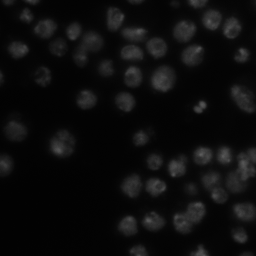
#> input picture data/0bf4b1.tif, 256 x 256 px
$ jupyter execute --allow-errors 02_cell_separation.ipynb
#> lines starting #> are read from the running program, lines starting #| are printed output that depends on the picture; after the words box and inside, x2 and y2 are one past the last pixel; in counts of white or black regions, pixels touching at a corner belong together
# Pixel classification using Random forest classifier
We basically classify if a pixel is part of a cell or not by training and using a random forest classifier

[cell 1]
from sklearn.ensemble import RandomForestClassifier
import matplotlib.pyplot as plt

from skimage.io import imread, imshow
import numpy as np
import napari

As example image, use the image set [BBBC038v1](https://bbbc.broadinstitute.org/bbbc/BBBC038), available from the Broad Bioimage Benchmark Collection [Caicedo et al., Nature Methods, 2019](https://doi.org/10.1038/s41592-019-0612-7).

[cell 2]
image = imread('data/0bf4b1.tif')
#> image is the input picture: shape (256, 256); min 1, max 92, mean 12.8

# show image
# viewer = napari.view_image(image)
plt.imshow(image)

For demonstrating how the algorithm works, we annotate two small regions on the left of the image with values 1 and 2 for background and foreground (objects).

[cell 3]
annotation = np.zeros(image.shape)
annotation[0:10,0:10] = 1
annotation[45:55,10:20] = 2

#imshow(annotation, vmin=0, vmax=2)
plt.imshow(annotation, vmin=0, vmax=2)
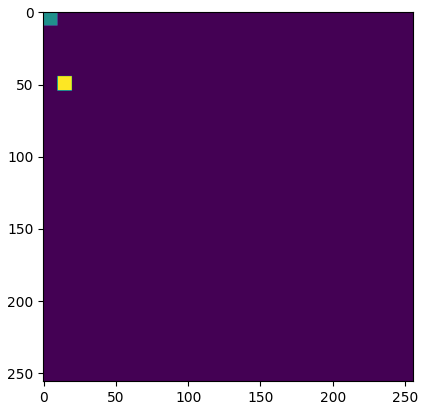
#> figure drawn by matplotlib, 1 panel

## Generating a feature stack
Pixel classifiers such as the random forest classifier takes multiple images as input. We typically call these images a feature stack because for every pixel exist now multiple values (features). In the following example we create a feature stack containing three features:
* The original pixel value
* The pixel value after a Gaussian blur
* The pixel value of the Gaussian blurred image processed through a Sobel operator.

Thus, we denoise the image and detect edges. All three images serve the pixel classifier to differentiate positive and negative pixels.

[cell 4]
from skimage import filters

def generate_feature_stack(image):
    # determine features
    blurred = filters.gaussian(image, sigma=2)
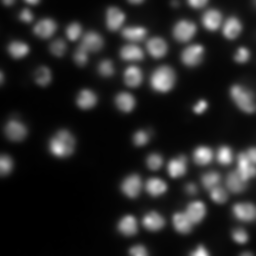
#> blurred: shape (256, 256) float64; min 0.00769, max 0.281, mean 0.05; drawn with min black and max white
    edges = filters.sobel(blurred)
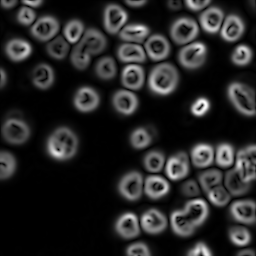
#> edges: shape (256, 256) float64; min 2.86e-08, max 0.0546, mean 0.00839; drawn with min black and max white

    # collect features in a stack
    # The ravel() function turns a nD image into a 1-D image.
    # We need to use it because scikit-learn expects values in a 1-D format here.
    feature_stack = [
        image.ravel(),
        blurred.ravel(),
        edges.ravel()
    ]

    # return stack as numpy-array
    return np.asarray(feature_stack)

feature_stack = generate_feature_stack(image)

# show feature images
import matplotlib.pyplot as plt
fig, axes = plt.subplots(1, 3, figsize=(10,10))

# reshape(image.shape) is the opposite of ravel() here. We just need it for visualization.
axes[0].imshow(feature_stack[0].reshape(image.shape))
axes[1].imshow(feature_stack[1].reshape(image.shape))
axes[2].imshow(feature_stack[2].reshape(image.shape))
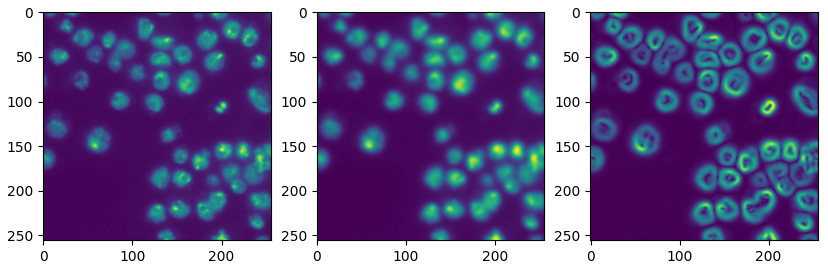
#> figure drawn by matplotlib, 3 panels

## Formatting data
We now need to format the input data so that it fits to what scikit learn expects. Scikit-learn asks for an array of shape (n, m) as input data and (n) annotations. n corresponds to number of pixels and m to number of features. In our case m = 3.

[cell 5]
def format_data(feature_stack, annotation):
    # reformat the data to match what scikit-learn expects
    # transpose the feature stack
    X = feature_stack.T
    # make the annotation 1-dimensional
    y = annotation.ravel()

    # remove all pixels from the feature and annotations which have not been annotated
    mask = y > 0
    X = X[mask]
#> X = 200 rows, first 8: [9, 0.0451, 0.00741], [13, 0.0552, 0.0165], [17, 0.0685, 0.02], [25, 0.0834, 0.0212], [27, 0.0982, 0.0198], [31, 0.111, 0.016], [34, 0.12, 0.0106], [36, 0.125, 0.00493]
    y = y[mask]
#> y = 200 values from 1 to 2

    return X, y

X, y = format_data(feature_stack, annotation)
#> y = 200 values from 1 to 2

print("input shape", X.shape)
#| input shape (200, 3)
print("annotation shape", y.shape)
#| annotation shape (200,)

## Training the random forest classifier
We now train the [random forest classifier](https://scikit-learn.org/stable/modules/generated/sklearn.ensemble.RandomForestClassifier.html) by providing the feature stack X and the annotations y.

[cell 6]
classifier = RandomForestClassifier(max_depth=2, random_state=0)
classifier.fit(X, y)

## Predicting pixel classes
After the classifier has been trained, we can use it to predict pixel classes for whole images. Note in the following code, we provide `feature_stack.T` which are more pixels then X in the commands above, because it also contains the pixels which were not annotated before.

[cell 7]
res = classifier.predict(feature_stack.T) - 1 # we subtract 1 to make background = 0
plt.imshow(res.reshape(image.shape))
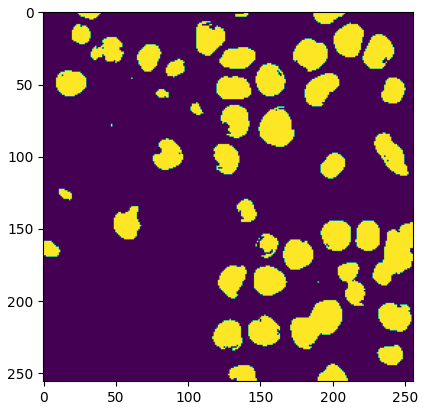
#> figure drawn by matplotlib, 1 panel

## Interactive segmentation
We can also use napari to annotate some regions as negative (label = 1) and positive (label = 2).

[cell 8]
# # start napari
# viewer = napari.Viewer()

# # add image
# viewer.add_image(image)

# # add an empty labels layer and keet it in a variable
# labels = viewer.add_labels(np.zeros(image.shape).astype(int))

Go ahead **after** annotating at least two regions with labels 1 and 2.

Take a screenshot of the annotation:

[cell 9]
#napari.utils.nbscreenshot(viewer)

Retrieve the annotations from the napari layer:

[cell 10]
#manual_annotations = labels.data

#print(manual_annotations)

#np.save('manual_annotations.npy', manual_annotations)
manual_annotations = np.load('data/0bf4b1_manual_annotations.npy')
#> (reads data/0bf4b1_manual_annotations.npy from the repository)


plt.imshow(manual_annotations, vmin=0, vmax=2)
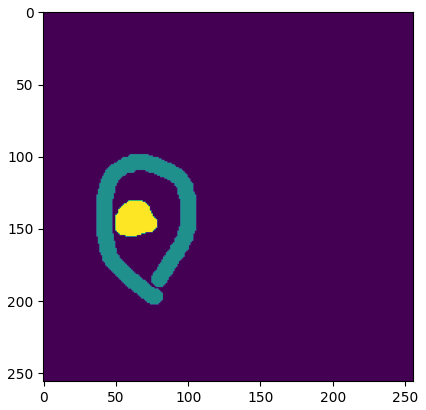
#> figure drawn by matplotlib, 1 panel

As we have used functions in the example above, we can just repeat the same procedure with the manual annotations.

[cell 11]
# generate features (that's actually not necessary,
# as the variable is still there and the image is the same.
# but we do it for completeness)
feature_stack = generate_feature_stack(image)
X, y = format_data(feature_stack, manual_annotations)
#> y = 3189 values, max 2 at index 984, min 1 at index 0, mean 1.18

# train classifier
classifier = RandomForestClassifier(max_depth=2, random_state=0)
classifier.fit(X, y)

# process the whole image and show result
result_1d = classifier.predict(feature_stack.T)
result_2d = result_1d.reshape(image.shape)
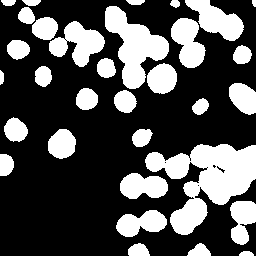
#> result_2d: shape (256, 256) int64; values 1 (black) and 2 (white), 31.2% white; 32 white regions, largest, box (x1, y1, x2, y2) and area: (145, 144, 256, 235) 4855, (105, 6, 169, 89) 2482, (49, 21, 105, 67) 1360
plt.imshow(result_2d)

Also we add the result to napari.

[cell 12]
#viewer.add_labels(result_2d)
plt.imshow(image)

[cell 13]
#napari.utils.nbscreenshot(viewer)
# show contours of the detected result over the original image
plt.contour(result_2d == 1, colors='r')
plt.imshow(image)
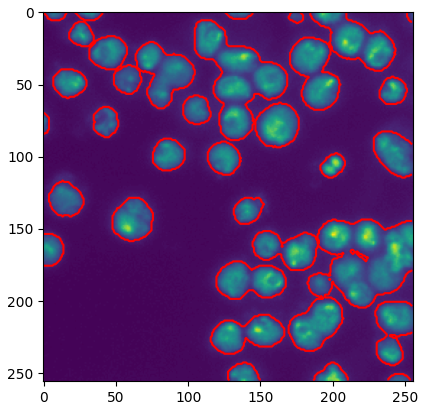
#> figure drawn by matplotlib, 1 panel

## Count blobs

TODO: do not use pyclesperanto and instead something that does not rquire a gpu

[cell 14]
import pyclesperanto_prototype as cle

from skimage.io import imread, imsave, imshow
import matplotlib
import numpy as np

# initialize GPU
cle.select_device("GTX")
#> (this line was passed over: pyclesperanto_prototype is not available in this run)

# load data
image = imread('../../data/blobs.tif')
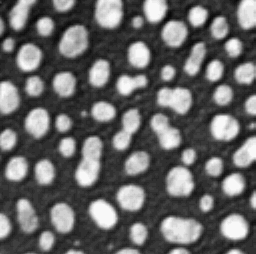
#> input picture data/blobs.tif, 256 x 254 px, found by its file name
#> image is the input picture: shape (254, 256); min 8, max 248, mean 103.3
print("Loaded image size: " + str(image.shape))
#| Loaded image size: (254, 256)

cle.imshow(image)
#> (this line was passed over: pyclesperanto_prototype is not available in this run)

# process the image
#> (the rest of this cell did not finish here and is left out)
